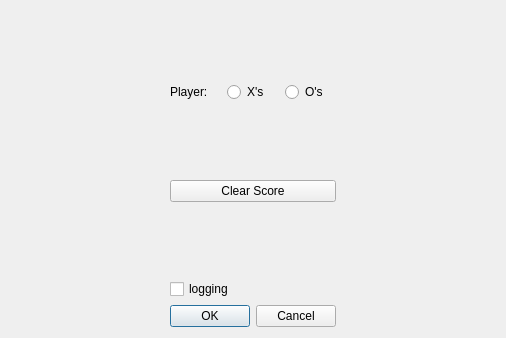
<?xml version="1.0" encoding="UTF-8"?>
<ui version="4.0">
 <class>Dialog</class>
 <widget class="QDialog" name="Dialog">
  <property name="windowModality">
   <enum>Qt::ApplicationModal</enum>
  </property>
  <property name="geometry">
   <rect>
    <x>0</x>
    <y>0</y>
    <width>506</width>
    <height>338</height>
   </rect>
  </property>
  <property name="windowTitle">
   <string>Settings</string>
  </property>
  <layout class="QGridLayout" name="gridLayout">
   <item row="1" column="2">
    <spacer name="horizontalSpacer_2">
     <property name="orientation">
      <enum>Qt::Horizontal</enum>
     </property>
     <property name="sizeHint" stdset="0">
      <size>
       <width>189</width>
       <height>20</height>
      </size>
     </property>
    </spacer>
   </item>
   <item row="1" column="0">
    <spacer name="horizontalSpacer">
     <property name="orientation">
      <enum>Qt::Horizontal</enum>
     </property>
     <property name="sizeHint" stdset="0">
      <size>
       <width>189</width>
       <height>20</height>
      </size>
     </property>
    </spacer>
   </item>
   <item row="5" column="1">
    <widget class="QDialogButtonBox" name="buttonBox">
     <property name="orientation">
      <enum>Qt::Horizontal</enum>
     </property>
     <property name="standardButtons">
      <set>QDialogButtonBox::Cancel|QDialogButtonBox::Ok</set>
     </property>
    </widget>
   </item>
   <item row="3" column="1">
    <spacer name="verticalSpacer_2">
     <property name="orientation">
      <enum>Qt::Vertical</enum>
     </property>
     <property name="sizeHint" stdset="0">
      <size>
       <width>20</width>
       <height>136</height>
      </size>
     </property>
    </spacer>
   </item>
   <item row="4" column="1">
    <widget class="QCheckBox" name="loggingCheck">
     <property name="text">
      <string>logging</string>
     </property>
    </widget>
   </item>
   <item row="1" column="1">
    <layout class="QVBoxLayout" name="verticalLayout_2">
     <item>
      <layout class="QVBoxLayout" name="verticalLayout">
       <item>
        <layout class="QHBoxLayout" name="horizontalLayout">
         <item>
          <widget class="QLabel" name="label">
           <property name="text">
            <string>Player:    </string>
           </property>
          </widget>
         </item>
         <item>
          <widget class="QRadioButton" name="xRadio">
           <property name="text">
            <string>X's</string>
           </property>
          </widget>
         </item>
         <item>
          <widget class="QRadioButton" name="oRadio">
           <property name="text">
            <string>O's</string>
           </property>
          </widget>
         </item>
        </layout>
       </item>
      </layout>
     </item>
     <item>
      <spacer name="verticalSpacer">
       <property name="orientation">
        <enum>Qt::Vertical</enum>
       </property>
       <property name="sizeHint" stdset="0">
        <size>
         <width>20</width>
         <height>136</height>
        </size>
       </property>
      </spacer>
     </item>
     <item>
      <widget class="QPushButton" name="deleteSaveBtn">
       <property name="text">
        <string>Clear Score</string>
       </property>
      </widget>
     </item>
    </layout>
   </item>
   <item row="0" column="1">
    <spacer name="verticalSpacer_3">
     <property name="orientation">
      <enum>Qt::Vertical</enum>
     </property>
     <property name="sizeHint" stdset="0">
      <size>
       <width>20</width>
       <height>136</height>
      </size>
     </property>
    </spacer>
   </item>
  </layout>
  <zorder>horizontalSpacer</zorder>
  <zorder>horizontalSpacer_2</zorder>
  <zorder>verticalSpacer_2</zorder>
  <zorder></zorder>
  <zorder>buttonBox</zorder>
  <zorder>loggingCheck</zorder>
  <zorder>verticalSpacer_3</zorder>
 </widget>
 <resources/>
 <connections>
  <connection>
   <sender>buttonBox</sender>
   <signal>accepted()</signal>
   <receiver>Dialog</receiver>
   <slot>accept()</slot>
   <hints>
    <hint type="sourcelabel">
     <x>248</x>
     <y>254</y>
    </hint>
    <hint type="destinationlabel">
     <x>157</x>
     <y>274</y>
    </hint>
   </hints>
  </connection>
  <connection>
   <sender>buttonBox</sender>
   <signal>rejected()</signal>
   <receiver>Dialog</receiver>
   <slot>reject()</slot>
   <hints>
    <hint type="sourcelabel">
     <x>316</x>
     <y>260</y>
    </hint>
    <hint type="destinationlabel">
     <x>286</x>
     <y>274</y>
    </hint>
   </hints>
  </connection>
 </connections>
</ui>
